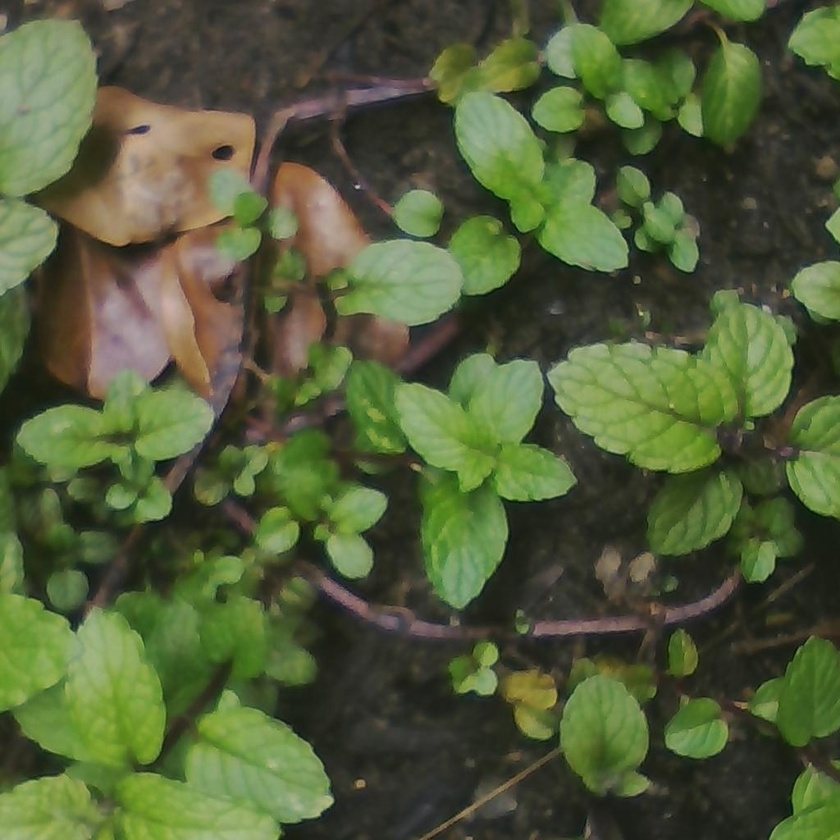
#> input picture 513106.jpg, 840 x 840 px, shrunk from 1024 x 1024 before the run
$ python detectGreen.py
#> lines starting #> are read from the running program, lines starting #| are printed output that depends on the picture; after the words box and inside, x2 and y2 are one past the last pixel; in counts of white or black regions, pixels touching at a corner belong together
import cv2

## Read
img = cv2.imread("513106.jpg")
#> img is the input picture: shape (840, 840, 3); mean B, G, R 57, 92.6, 81.7
cv2.imshow('img', img)

## convert to hsv
hsv = cv2.cvtColor(img, cv2.COLOR_BGR2HSV)
#> hsv: shape (840, 840, 3); mean H, S, V 39.8, 95.3, 95.8

## mask of green (36,0,0) ~ (70, 255,255)
mask1 = cv2.inRange(hsv, (36, 0, 0), (70, 255,255))
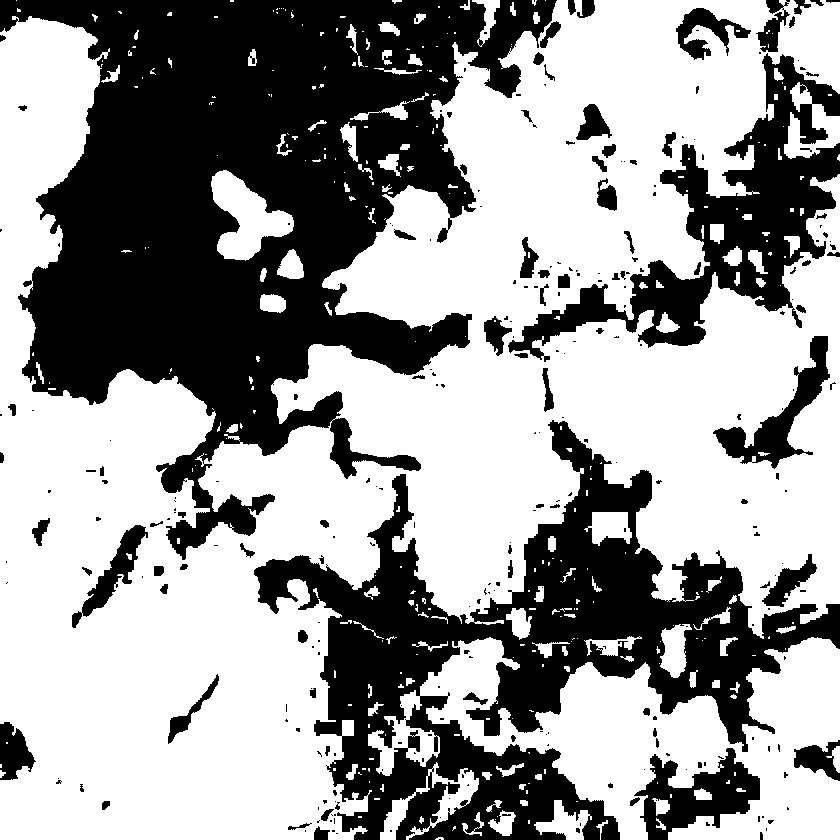
#> mask1: shape (840, 840); 60.4% white; 277 black regions (184 under 20 px), largest, box (x1, y1, x2, y2) and area: (0, 0, 557, 560) 146581, (254, 420, 840, 840) 80618, (508, 53, 840, 362) 26705

## mask o yellow (15,0,0) ~ (36, 255, 255)
mask2 = cv2.inRange(hsv, (15,0,0), (36, 255, 255))
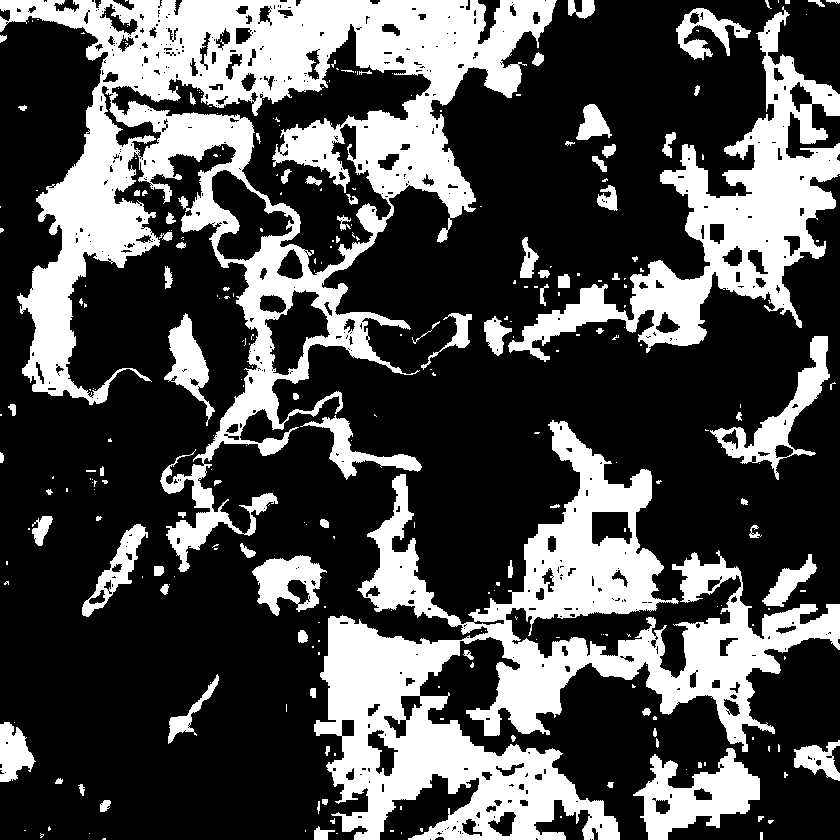
#> mask2: shape (840, 840); 30.6% white; 296 white regions (203 under 20 px), largest, box (x1, y1, x2, y2) and area: (0, 0, 557, 572) 86590, (314, 420, 840, 840) 70353, (508, 6, 840, 362) 27618

## final mask and masked
#mask = cv2.bitwise_or(mask1, mask2)
target = cv2.bitwise_and(img,img, mask=mask1)
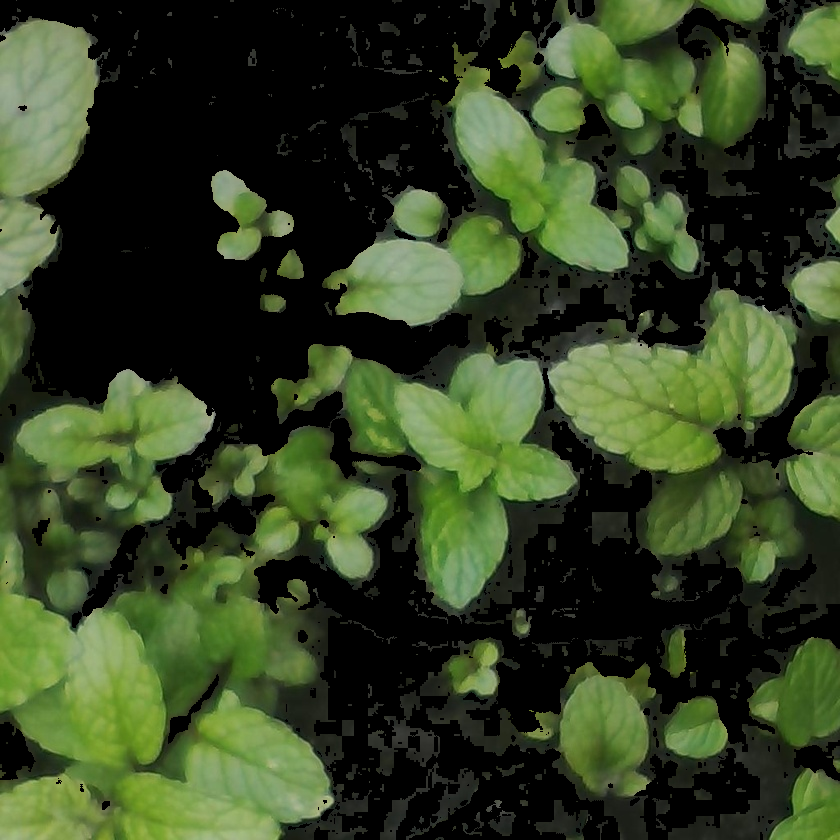
#> target: shape (840, 840, 3); mean B, G, R 35.3, 65.5, 51.7

#cv2.imwrite("target.png", target)
cv2.imshow('final', target)
cv2.waitKey(0)
